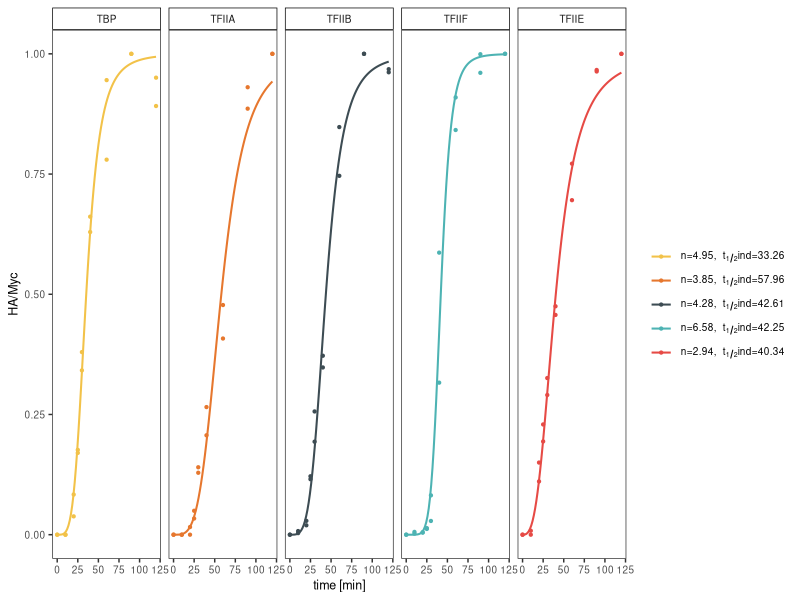

The R script that drew this image:
rm(list = ls())

library(tidyverse)

# upload western blots
western = read.csv("data/westerns_GTF_raw.csv")
# normalize the ratios to end at 1 (divide by maximum value)
maxVal = western %>% 
  group_by(factorName, replicate) %>% 
  summarise(max = max(ratio))
western = western %>% 
  left_join(maxVal) %>% 
  mutate(ratio = ratio/max)

# upload previously obtained parameters for fits
westernFits = read.csv("data/westerns_fitParam.csv")

# relevel labels for plotting
western$factorName = factor(western$factorName, levels = c("TBP", "TFIIA", "TFIIB", 
                                                           "TFIIF", "TFIIE"))
# make labels for legend
westernLabels = westernFits %>% 
  mutate(myLabel = paste0(factorName,", n=", round(n_western, digits = 2),  " ,t[1/2]ind=", round(Km_western, digits = 2)))
rownames(westernLabels) = westernLabels$factorName

myLabels =westernLabels[c("TBP", "TFIIA", "TFIIB", "TFIIF", "TFIIE"), "myLabel"]
# hard set maximum saturation to 1
Wmax = 1
colorPalette = c("#F2C249", "#E6772E", "#3D4C53", "#4DB3B3", "#E64A45")
#plot
p = ggplot(western, aes(x = time, y = ratio, color = factorName))
p + geom_smooth(aes(group = factorName),
                method="nls",
                method.args = list(formula = y ~ Wmax*x^n / (Jm^n + x^n), 
                                   start=list(Jm=40, n=3)),
                se=FALSE, lwd = 0.7)  + 
  theme_bw()+ 
  ylab("HA/Myc") +
  xlab("time [min]") +
  scale_color_manual(values = colorPalette, labels = c(bquote("n=4.95, "~t[1/2]*"ind=33.26"),
                                                       bquote("n=3.85, "~t[1/2]*"ind=57.96"),
                                                       bquote("n=4.28, "~t[1/2]*"ind=42.61"),
                                                       bquote("n=6.58, "~t[1/2]*"ind=42.25"),
                                                       bquote("n=2.94, "~t[1/2]*"ind=40.34")))+
  guides(color = guide_legend(title = "  "))+
  theme(panel.background = element_rect(fill = "transparent"), # bg of the panel
        plot.background = element_rect(fill = "transparent", color = NA),
        text = element_text(size=9), 
        legend.background = element_rect(fill = "transparent"),
        strip.background=element_rect(colour="black",
                                      fill="white"),
        panel.grid.major = element_blank(), 
        panel.grid.minor = element_blank()) +
  geom_point(size = 0.8) +
  facet_wrap(~factorName, nrow = 1)
